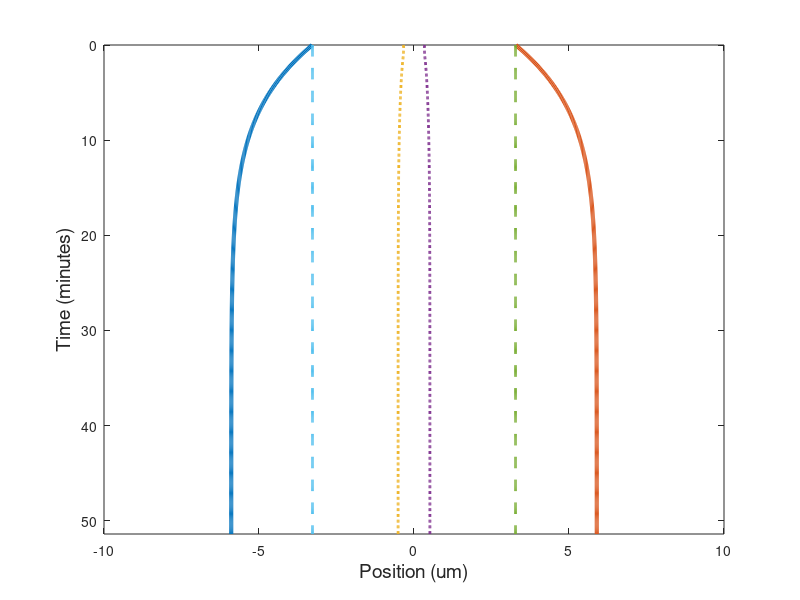
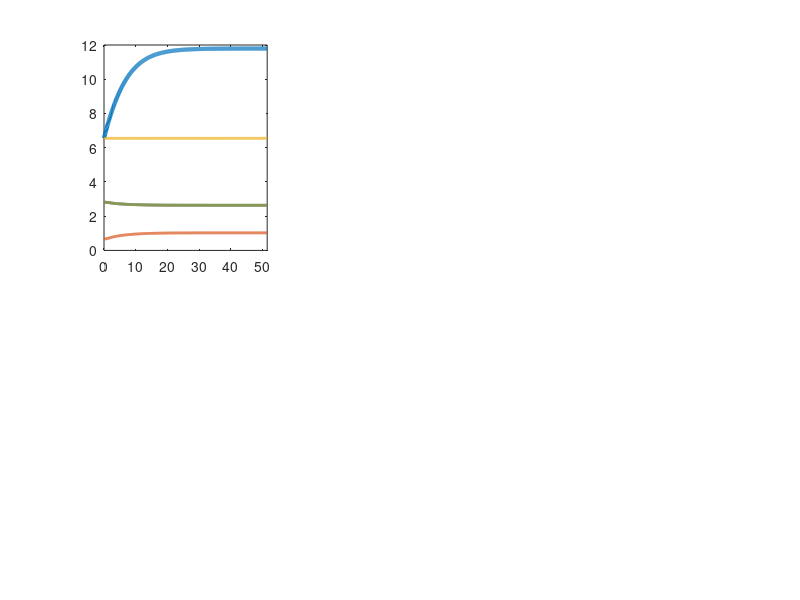

Write the MATLAB code that produced these figures, in order. (Note: this script raises an error after producing the figures.)
clear variables; 


fixed_overlap = true;
dynamic_equil = true;
overlap_length = 6.55;       % um
eta = 33.3;                  % pN*min/um
N_kfl = 1;                   % number of k fibers
N_kfr = 1;                   % number of k fibers
N_bfl = 1;                   % number of bridge fibers
N_bfr = 1;                   % number of bridge fibers
c_m_B = 26;                  % 1/um
c_m_K = 26;                  % 1/um
f_0 = 5;                     % pN    
v_0 = 3;                     % um/min
D_kc = 0.25;                 % um
R0_kc = 0.45;                % um
kappa_0 = 180;               % pN/um  
kappa_m_stretch = 750;       % pN/um^2
kappa_m_compress = 5000;     % pN/um^2
v_0__plus_k_base = 0.678;    % um/min
v_0__plus_b_base = 9.95;     % um/min   
v_0__minus_base = 1.16;      % um/min
l_0__plus_k = 2.3;           % um
l_0__plus_b = 9.4;           % um 
l_0__minus = 20.0;           % um
F_0__plus = 310;             % pN
F_0__minus = 995;            % pN
A_pk = 3.34;                 % unitless
A_pb = 1.0;                  % unitless
A_m = 0.706;                 % unitless

dt = 1e-2;                  % min   
t_run = 600;                 % min
n_datapoints = 6000;


eps_steady = 1e-6;
L_prev = 6.5;
l_kr_prev = 0.5*L_prev - D_kc - R0_kc/2.0;
l_kl_prev = 0.5*L_prev - D_kc - R0_kc/2.0;


L_vs_t = zeros(n_datapoints, 1);
lkl_vs_t = zeros(n_datapoints, 1);
lkr_vs_t = zeros(n_datapoints, 1);
lbl_vs_t = zeros(n_datapoints, 1);
lbr_vs_t = zeros(n_datapoints, 1);
iKC_vs_t = zeros(n_datapoints, 1);
O_BB_vs_t = zeros(n_datapoints, 1);
O_KB_L_vs_t = zeros(n_datapoints, 1);
O_KB_R_vs_t = zeros(n_datapoints, 1);
v_SPBL_vs_t = zeros(n_datapoints, 1);
v_SPBR_vs_t = zeros(n_datapoints, 1);
v_kfl_vs_t = zeros(n_datapoints, 1);
v_kfr_vs_t = zeros(n_datapoints, 1);
v_bfl_vs_t = zeros(n_datapoints, 1);
v_bfr_vs_t = zeros(n_datapoints, 1);
v_mbl_vs_t = zeros(n_datapoints, 1);
v_mkl_vs_t = zeros(n_datapoints, 1);
v_pbl_vs_t = zeros(n_datapoints, 1);
v_pkl_vs_t = zeros(n_datapoints, 1);
wt_Fpkl_vs_t = zeros(n_datapoints, 1);
wt_Fpbl_vs_t = zeros(n_datapoints, 1);
wt_Fmkl_vs_t = zeros(n_datapoints, 1);
wt_Fmbl_vs_t = zeros(n_datapoints, 1);
wt_FmklActual_vs_t = zeros(n_datapoints, 1);
wt_FmblActual_vs_t = zeros(n_datapoints, 1);
wt_Lpkl_vs_t = zeros(n_datapoints, 1);
wt_Lpbl_vs_t = zeros(n_datapoints, 1);
wt_Lmkl_vs_t = zeros(n_datapoints, 1);
wt_Lmbl_vs_t = zeros(n_datapoints, 1);
x_spbl_vs_t = zeros(n_datapoints, 1);
x_spbr_vs_t = zeros(n_datapoints, 1);
x_kcl_vs_t = zeros(n_datapoints, 1);
x_kcr_vs_t = zeros(n_datapoints, 1); 
x_bl_vs_t = zeros(n_datapoints, 1);
x_br_vs_t = zeros(n_datapoints, 1);
f_kcr_vs_t = zeros(n_datapoints, 1);
f_kcl_vs_t = zeros(n_datapoints, 1);
f_bbr_vs_t = zeros(n_datapoints, 1);
f_bbl_vs_t = zeros(n_datapoints, 1);
f_kbr_vs_t = zeros(n_datapoints, 1);
f_kbl_vs_t = zeros(n_datapoints, 1);
f_bkr_vs_t = zeros(n_datapoints, 1);
f_bkl_vs_t = zeros(n_datapoints, 1);
f_kl_vs_t = zeros(n_datapoints, 1);
f_bl_vs_t = zeros(n_datapoints, 1); 
f_kr_vs_t = zeros(n_datapoints, 1);
f_br_vs_t = zeros(n_datapoints, 1);

% for scanning parameter space
%{
v0pk = v_0__plus_k_base;
v0m = v_0__minus_base;
l0pk = l_0__plus_k;
l0m = l_0__minus;
Apk = A_pk;
Am = A_m; 
%for factor = 0.05:0.01:1.95;
for factor_one = 0.05:0.01:1.95 %0.05:0.01:1.95 %0.05:0.01:1.95 %0.05:0.01:1.95%[-1:0.1:1]
    for factor_two = 0.05:0.01:1.95 %0.05:0.01:1.95%[-1:0.1:1]
    dir = "spindle_scan/PaperData/full/Apk_vs_Am/";
    %dir = "spindle_scan/PaperData/full/v0m/";
    name = sprintf("run_%.2f_%.2f", factor_one, factor_two)
    %name = sprintf("run_%.2f", factor)
    %v_0__plus_k_base = v0pk*factor;%_one;
    %v_0__minus_base =  v0m*factor;%_two;
    %l_0__plus_k = l0pk * factor_one; 
    %l_0__minus =  l0m * factor_two;
    A_pk = Apk * factor_one; 
    A_m =  Am * factor_two;
%}

% for synchro plot (used in to generate columns in Fig. 2)
%{
v0pk = v_0__plus_k_base;
v0m = v_0__minus_base;
t_run = 30;                 % min
n_datapoints = 300;
dynamic_equil = false;
colors = [[25 25 112]; [70 130 180]; [175 219 245]]/255;
factor_p = [2.0, 1.0, 0.5];
%factor_p = [1.25, 1.0, 0.8];
fig_synchro = figure('Position',[100 48 480 640], 'Units', 'normalized');
s1 = subplot(2,1,1);
s2 = subplot(2,1,2);
hold on
for i_c = 1:3
    v_0__plus_k_base = v0pk * factor_p(i_c);
    %v_0__minus_base = v0m * factor_m(i_c);
%}

% initial conditions
early_exit = false;
if L_prev > 6.5 && dynamic_equil
    x_spb_l = -L_prev/2.0; 
    x_spb_r = L_prev/2.0;
    L = L_prev; 
    l_k_r = l_kr_prev; 
    l_k_l = l_kl_prev; 
else
    x_spb_l = -3.25;
    x_spb_r = 3.25;
    L = x_spb_r - x_spb_l;
    l_k_r = 0.5*L - D_kc - R0_kc/2.0;
    l_k_l = 0.5*L - D_kc - R0_kc/2.0;
end
l_b_r = 5*L/8; 
l_b_l = 5*L/8; 
if fixed_overlap
    l_b_r = (L+overlap_length) / 2.0;
    l_b_l = (L+overlap_length) / 2.0;
end
v_SPB__R = 0.0;
v_SPB__L = 0.0;
v_bl__minus = 0.0;
v_br__minus = 0.0;
v_kl__minus = 0.0;
v_kr__minus = 0.0;
% numerical integration routine 
n_steps = int32(t_run / dt);
t_pickup = t_run / n_datapoints;
i_data = 0;
n_datapoints_actual = n_datapoints;
t_run_actual = n_datapoints_actual * t_pickup;
for i_step = 1 : 1 : n_steps
    % first, handle geometric parameters
    L = x_spb_r - x_spb_l;
    if L < 0  
        early_exit = true;
    end
    O_BB = max(0, min(l_b_l + l_b_r - L, L)); 
    O_KB__R = max(0, min(l_k_r + l_b_l - L, l_k_r));
    O_KB__L = max(0, min(l_k_l + l_b_r - L, l_k_l));
    dx = L - (l_k_l + l_k_r + 2*D_kc + R0_kc);
    kappa = kappa_0 + (dx > 0)*kappa_m_stretch*dx - (dx < 0)*kappa_m_compress*dx;

    wt_KC__L = (1 + kappa*dx/(N_kfl*F_0__plus));
    wt_KC__R = (1 + kappa*dx/(N_kfr*F_0__plus));

    v_0__plus_bl = v_0__plus_b_base * (A_pb - l_b_l / l_0__plus_b);
    v_0__plus_br = v_0__plus_b_base * (A_pb - l_b_r / l_0__plus_b);
    v_0__plus_kl = v_0__plus_k_base * (A_pk - l_k_l / l_0__plus_k);
    v_0__plus_kr = v_0__plus_k_base * (A_pk - l_k_r / l_0__plus_k);

    v_0__minus_bl = v_0__minus_base * (l_b_l / l_0__minus + A_m);
    v_0__minus_br = v_0__minus_base * (l_b_r / l_0__minus + A_m);
    v_0__minus_kl = v_0__minus_base * (l_k_l / l_0__minus + A_m); 
    v_0__minus_kr = v_0__minus_base * (l_k_r / l_0__minus + A_m);
    
    % convention is v = [v_bl, v_br, v_kl, v_kr, v_spb_L, v_spb_R]
    %                   [v(1), v(2), v(3), v(4), v(5),    v(6)   ]
    func = @(v)[v(1) - (N_bfl*N_bfr*O_BB*c_m_B*f_0*((v(6) - v(5) + v(2))/v_0 - 1) ...
                     - F_0__minus*N_bfl ...
                     + N_bfl*N_kfr*O_KB__R*c_m_K*f_0*((v(6) - v(5) + v(4))/v_0 - 1)) ...
                     /((F_0__minus*N_bfl)/v_0__minus_bl + (N_bfl*N_bfr*O_BB*c_m_B*f_0)/v_0 + (N_bfl*N_kfr*O_KB__R*c_m_K*f_0)/v_0); ...
                v(2) - (F_0__minus*N_bfr ...
                     + N_bfl*N_bfr*O_BB*c_m_B*f_0*((v(5) - v(6) + v(1))/v_0 + 1) ....
                     + N_bfr*N_kfl*O_KB__L*c_m_K*f_0*((v(5) - v(6) + v(3))/v_0 + 1)) ...
                     /((F_0__minus*N_bfr)/v_0__minus_br + (N_bfl*N_bfr*O_BB*c_m_B*f_0)/v_0 + (N_bfr*N_kfl*O_KB__L*c_m_K*f_0)/v_0); ...           
                v(3) - (dx*kappa - F_0__minus*N_kfl ...
                     + N_bfr*N_kfl*O_KB__L*c_m_K*f_0*((v(6) - v(5) + v(2))/v_0 - 1)) ...
                     /((F_0__minus*N_kfl)/v_0__minus_kl + (N_bfr*N_kfl*O_KB__L*c_m_K*f_0)/v_0); ...
                v(4) - (F_0__minus*N_kfr - dx*kappa ...
                     + N_bfl*N_kfr*O_KB__R*c_m_K*f_0*((v(5) - v(6) + v(1))/v_0 + 1)) ...
                     /((F_0__minus*N_kfr)/v_0__minus_kr + (N_bfl*N_kfr*O_KB__R*c_m_K*f_0)/v_0); ...     
                v(5) - (dx*kappa + N_bfl*N_bfr*O_BB*c_m_B*f_0*((v(6) - v(1) + v(2))/v_0 - 1) ...
                     + N_bfr*N_kfl*O_KB__L*c_m_K*f_0*((v(6) + v(2) - v(3))/v_0 - 1) ...
                     + N_bfl*N_kfr*O_KB__R*c_m_K*f_0*((v(6) - v(1) + v(4))/v_0 - 1)) ...
                     /(eta + (N_bfl*N_bfr*O_BB*c_m_B*f_0)/v_0 + (N_bfr*N_kfl*O_KB__L*c_m_K*f_0)/v_0 + (N_bfl*N_kfr*O_KB__R*c_m_K*f_0)/v_0); ...
                v(6) - (N_bfl*N_bfr*O_BB*c_m_B*f_0*((v(5) + v(1) - v(2))/v_0 + 1) ...
                     - dx*kappa + N_bfr*N_kfl*O_KB__L*c_m_K*f_0*((v(5) - v(2) + v(3))/v_0 + 1) ...
                     + N_bfl*N_kfr*O_KB__R*c_m_K*f_0*((v(5) + v(1) - v(4))/v_0 + 1)) ...
                     /(eta + (N_bfl*N_bfr*O_BB*c_m_B*f_0)/v_0 + (N_bfr*N_kfl*O_KB__L*c_m_K*f_0)/v_0 + (N_bfl*N_kfr*O_KB__R*c_m_K*f_0)/v_0)];        
    % use prev values as initial guess
    v0 = [v_bl__minus, v_br__minus, v_kl__minus, v_kr__minus, v_SPB__L, v_SPB__R];
    options = optimset('Display','off', 'Algorithm', 'levenberg-marquardt');
    soln = fsolve(func, v0, options);

    v_bl__minus = soln(1);
    v_br__minus = soln(2);
    v_kl__minus = soln(3);
    v_kr__minus = soln(4);
    v_SPB__L = soln(5);
    v_SPB__R = soln(6);

    % update SPB position
    x_spb_l = x_spb_l + v_SPB__L * dt;
    x_spb_r = x_spb_r + v_SPB__R * dt;
    
    % calculate microtubule growth 
    dl_bl = v_0__plus_bl + v_bl__minus;
    dl_br = v_0__plus_br - v_br__minus;
    if fixed_overlap
        dl_bl = -v_SPB__L;
        dl_br = v_SPB__R;
    end
    dl_kl = v_0__plus_kl*wt_KC__L + v_kl__minus;
    dl_kr = v_0__plus_kr*wt_KC__R - v_kr__minus;
    
    % update microtubule lengths
    l_b_r = max(0, l_b_r + dl_br*dt);
    l_b_l = max(0, l_b_l + dl_bl*dt);
    l_k_r = max(0, l_k_r + dl_kr*dt);
    l_k_l = max(0, l_k_l + dl_kl*dt);

    % check equilibration status
    L_curr = x_spb_r - x_spb_l; 
    delta_L = L_curr - L_prev;
    if L_curr > 60 && delta_L > 0.0 && i_step > 100 && dynamic_equil 
        early_exit = true;
    end
    if abs(delta_L) < eps_steady && i_step > 100 && dynamic_equil 
        early_exit = true;
    end
    if dynamic_equil
        L_prev = L_curr;
        l_kr_prev = l_k_r;
        l_kl_prev = l_k_l;
    end
    % store data
    if mod(double(i_step)*dt, t_pickup) == 0
        i_data = i_data + 1;
        L_vs_t(i_data) = L;
        iKC_vs_t(i_data) = dx + R0_kc + D_kc;
        lbl_vs_t(i_data) = l_b_l;
        lbr_vs_t(i_data) = l_b_r;
        lkl_vs_t(i_data) = l_k_l;
        lkr_vs_t(i_data) = l_k_r;
        O_BB_vs_t(i_data) = O_BB;
        O_KB_L_vs_t(i_data) = O_KB__L;
        O_KB_R_vs_t(i_data) = O_KB__R;
        v_SPBR_vs_t(i_data) = v_SPB__R;
        v_SPBL_vs_t(i_data) = v_SPB__L;
        v_kfl_vs_t(i_data) = v_kl__minus + v_SPB__L;
        v_kfr_vs_t(i_data) = v_kr__minus + v_SPB__R;
        v_bfl_vs_t(i_data) = v_bl__minus + v_SPB__L;
        v_bfr_vs_t(i_data) = v_br__minus + v_SPB__R;
        v_mbl_vs_t(i_data) = v_bl__minus;
        v_mkl_vs_t(i_data) = v_kl__minus;
        v_pbl_vs_t(i_data) = v_0__plus_bl;
        if fixed_overlap
            v_pbl_vs_t(i_data) = -v_SPB__L - v_bl__minus;
        end
        v_pkl_vs_t(i_data)= v_0__plus_kl*wt_KC__L;
        x_spbr_vs_t(i_data) = x_spb_r;
        x_spbl_vs_t(i_data) = x_spb_l;
        x_kcl_vs_t(i_data) = x_spb_l + l_k_l + D_kc/2.0;
        x_kcr_vs_t(i_data) = x_spb_r - l_k_r - D_kc/2.0;
        x_bl_vs_t(i_data) = x_spb_l + l_b_l;
        x_br_vs_t(i_data) = x_spb_r - l_b_r;
        % calculate forces
        F_KCL = kappa*dx;
        F_BBL = -N_bfl*N_bfr*O_BB*c_m_B*f_0*((v_SPB__L - v_SPB__R + v_bl__minus - v_br__minus)/v_0 + 1);
        F_KBL = -N_bfr*N_kfl*O_KB__L*c_m_K*f_0*((v_SPB__L - v_SPB__R - v_br__minus + v_kl__minus)/v_0 + 1);
        F_BKL = -N_bfl*N_kfr*O_KB__R*c_m_K*f_0*((v_SPB__L - v_SPB__R + v_bl__minus - v_kr__minus)/v_0 + 1);
        F_KCR = -kappa*dx;
        F_BBR = N_bfl*N_bfr*O_BB*c_m_B*f_0*((v_SPB__L - v_SPB__R + v_bl__minus - v_br__minus)/v_0 + 1);
        F_KBR = N_bfl*N_kfr*O_KB__R*c_m_K*f_0*((v_SPB__L - v_SPB__R + v_bl__minus - v_kr__minus)/v_0 + 1);
        F_BKR = N_bfr*N_kfl*O_KB__L*c_m_K*f_0*((v_SPB__L - v_SPB__R - v_br__minus + v_kl__minus)/v_0 + 1);
        f_kcl_vs_t(i_data) = F_KCL;
        f_bbl_vs_t(i_data) = F_BBL;
        f_kbl_vs_t(i_data) = F_KBL;
        f_bkl_vs_t(i_data) = F_BKL;
        f_kcr_vs_t(i_data) = F_KCR;
        f_bbr_vs_t(i_data) = F_BBR;
        f_kbr_vs_t(i_data) = F_KBR;
        f_bkr_vs_t(i_data) = F_BKR;
        f_bl_vs_t(i_data) = F_BBL + F_BKL;
        f_kl_vs_t(i_data) = F_KBL + F_KCL;
        f_br_vs_t(i_data) = F_BBR + F_BKR;
        f_kr_vs_t(i_data) = F_KBR + F_KCR;
        wt_Fpkl_vs_t(i_data) = wt_KC__L;
        wt_Fpbl_vs_t(i_data) = 1.0;
        wt_Fmkl_vs_t(i_data) = (1 - (F_KBL + F_KCL)/F_0__minus);
        wt_Fmbl_vs_t(i_data) = (1 - (F_BBL + F_BKL)/F_0__minus);
        wt_FmklActual_vs_t(i_data) = -v_kl__minus / v_0__minus_kl;
        wt_FmblActual_vs_t(i_data) = -v_bl__minus / v_0__minus_bl;
        wt_Lpkl_vs_t(i_data) = v_0__plus_kl/v_0__plus_k_base;
        wt_Lpbl_vs_t(i_data) = v_0__plus_bl/v_0__plus_b_base;
        if fixed_overlap
            wt_Lpbl_vs_t(i_data) = 1.0;
        end
        wt_Lmkl_vs_t(i_data) = v_0__minus_kl/v_0__minus_base;
        wt_Lmbl_vs_t(i_data) = v_0__minus_bl/v_0__minus_base;
        if early_exit
            n_datapoints_actual = i_data;
            t_run_actual = n_datapoints_actual * t_pickup;
            fprintf("Equil. time is %g\n", i_data*t_pickup);
            break;
        end
    end
end
%}

% Create a pseudo-kymograph to show system evolution over time
kymo = figure('Position', [50 50 405 540]);
plot(x_spbl_vs_t(1:n_datapoints_actual),linspace(0, t_run_actual, n_datapoints_actual), 'Linewidth', 3);
hold on
plot(x_spbr_vs_t(1:n_datapoints_actual),linspace(0, t_run_actual, n_datapoints_actual), 'Linewidth', 3); 
plot(x_kcl_vs_t(1:n_datapoints_actual),linspace(0, t_run_actual, n_datapoints_actual), 'Linewidth', 2, 'LineStyle',':');
plot(x_kcr_vs_t(1:n_datapoints_actual),linspace(0, t_run_actual, n_datapoints_actual), 'Linewidth', 2, 'LineStyle',':');
plot(x_bl_vs_t(1:n_datapoints_actual),linspace(0, t_run_actual, n_datapoints_actual), 'Linewidth', 2, 'LineStyle','--');
plot(x_br_vs_t(1:n_datapoints_actual),linspace(0, t_run_actual, n_datapoints_actual), 'Linewidth', 2,  'LineStyle','--'); 
set(gca, 'YDir','reverse');
ylabel("Time (minutes)", 'FontSize', 14);
xlabel("Position (um)", 'FontSize', 14);
xlim([-10 10]);
ylim([0 t_run_actual]);
%}

% Plot relevant simulation stats as they evolve over time
comp = figure('Position',[100 48 1120 550], 'Units', 'normalized');
subplot(2, 3, 1)
plot(linspace(0, t_run_actual, n_datapoints_actual), L_vs_t(1:n_datapoints_actual), 'LineWidth', 3);
hold on; 
plot(linspace(0, t_run_actual, n_datapoints_actual), iKC_vs_t(1:n_datapoints_actual), 'Linewidth', 2);
plot(linspace(0, t_run_actual, n_datapoints_actual), O_BB_vs_t(1:n_datapoints_actual), 'LineWidth', 2);
plot(linspace(0, t_run_actual, n_datapoints_actual), O_KB_R_vs_t(1:n_datapoints_actual), 'LineWidth', 2);
plot(linspace(0, t_run_actual, n_datapoints_actual), O_KB_L_vs_t(1:n_datapoints_actual), 'LineWidth', 2);
%ylim([0 20]);
xlim([0 t_run_actual]);
xlabel("Time (minutes)", FontSize=14);
ylabel("Distance (microns)", FontSize=14);
legendLabel = {"L", "iKC", "O_C", "O_R", "O_L"};
legend(legendLabel, 'location' , 'northeastoutside', 'FontSize', 11);
hsp1 = get(gca, 'Position');                 
set(gca, 'Position', [hsp1(1:2) 0.15 hsp1(4)]) 
subplot(2, 3, 2)
plot(linspace(0, t_run_actual, n_datapoints_actual), f_kl_vs_t(1:n_datapoints_actual), 'LineWidth', 2);
hold on
plot(linspace(0, t_run_actual, n_datapoints_actual), f_bl_vs_t(1:n_datapoints_actual), 'LineWidth', 2);
plot(linspace(0, t_run_actual, n_datapoints_actual), f_kcl_vs_t(1:n_datapoints_actual), ':', 'LineWidth', 2);
plot(linspace(0, t_run_actual, n_datapoints_actual), f_bbl_vs_t(1:n_datapoints_actual), ':', 'Linewidth', 2);
plot(linspace(0, t_run_actual, n_datapoints_actual), f_kbl_vs_t(1:n_datapoints_actual), '-.', 'Linewidth', 2);
plot(linspace(0, t_run_actual, n_datapoints_actual), f_bkl_vs_t(1:n_datapoints_actual), '--', 'Linewidth', 2);
%ylim([-175 175]);
xlim([0 t_run_actual]);
yline(0, ':', 'LineWidth', 1.5)
xlabel("Time (minutes)", FontSize=14);
ylabel("Force (pN)", FontSize=14);
legendLabel = {"F_{kl}", "F_{bl}", "F_{kcl}", "F_{bbl}", "F_{kbl}", "F_{bkl}"};%, "F_{xll}"};
legend(legendLabel, 'location' , 'northeastoutside', 'FontSize', 11);
hsp1 = get(gca, 'Position');                 
set(gca, 'Position', [hsp1(1:2) 0.15 hsp1(4)]) 
subplot(2, 3, 3)
plot(linspace(0, t_run_actual, n_datapoints_actual),lkl_vs_t(1:n_datapoints_actual), 'LineWidth', 2);
hold on
plot(linspace(0, t_run_actual, n_datapoints_actual),lbl_vs_t(1:n_datapoints_actual), 'LineWidth', 2);
yline(l_0__plus_k*A_pk, '--', 'LineWidth', 1.5, 'Color', [0 0.4470 0.7410]);
yline(l_0__plus_b*A_pb, '--', 'LineWidth', 1.5, 'Color', [0.8500 0.3250 0.0980]);
%ylim([0 15]);
xlim([0 t_run_actual]);
xlabel("Time (minutes)", FontSize=14);
ylabel("Length (microns)", FontSize=14);
legendLabel = {"l_{kl}", "l_{bl}", "l_{0k}", "l_{0b}"};
legend(legendLabel, 'location' , 'northeastoutside', 'FontSize', 11);
hsp1 = get(gca, 'Position');                 
set(gca, 'Position', [hsp1(1:2) 0.15 hsp1(4)]) 
subplot(2, 3, 4)
plot(linspace(0, t_run_actual, n_datapoints_actual),v_SPBL_vs_t(1:n_datapoints_actual), 'LineWidth', 2, 'Color', [0 0 0 ]);
hold on
plot(linspace(0, t_run_actual, n_datapoints_actual),v_kfl_vs_t(1:n_datapoints_actual), '--', 'Linewidth', 2, 'Color', [0 0.4470 0.7410]);
plot(linspace(0, t_run_actual, n_datapoints_actual),v_bfl_vs_t(1:n_datapoints_actual), '--', 'Linewidth', 2, 'Color', [0.8500 0.3250 0.0980]);
plot(linspace(0, t_run_actual, n_datapoints_actual),v_mkl_vs_t(1:n_datapoints_actual), 'Linewidth', 2, 'Color', [0 0.4470 0.7410]);
plot(linspace(0, t_run_actual, n_datapoints_actual),v_mbl_vs_t(1:n_datapoints_actual), 'Linewidth', 2, 'Color', [0.8500 0.3250 0.0980]);
plot(linspace(0, t_run_actual, n_datapoints_actual),v_pkl_vs_t(1:n_datapoints_actual), ':', 'Linewidth', 2, 'Color', [0 0.4470 0.7410]);
plot(linspace(0, t_run_actual, n_datapoints_actual),v_pbl_vs_t(1:n_datapoints_actual), ':', 'Linewidth', 2, 'Color', [0.8500 0.3250 0.0980]);
%ylim([-3 3]);
xlim([0 t_run_actual]);
xlabel("Time (minutes)", 'FontSize', 14);
ylabel("Velocity (micron/min)", 'FontSize', 14);
legendLabel = {"v^{l}_{c}", "v_{kfl}", "v_{bfl}", "v^{-}_{kl}", "v^{-}_{bl}", "v^{+}_{kl}", "v^{+}_{bl}"};
legend(legendLabel, 'location' , 'northeastoutside', 'FontSize', 11);
hsp1 = get(gca, 'Position');                 
set(gca, 'Position', [hsp1(1:2) 0.15 hsp1(4)]) 
subplot(2, 3, 5)
plot(linspace(0, t_run_actual, n_datapoints_actual), wt_Fmkl_vs_t(1:n_datapoints_actual), 'LineWidth', 2, 'Color', [0 0.4470 0.7410]);
hold on; 
plot(linspace(0, t_run_actual, n_datapoints_actual), wt_Fpkl_vs_t(1:n_datapoints_actual), ':', 'Linewidth', 2, 'Color', [0 0.4470 0.7410]);
plot(linspace(0, t_run_actual, n_datapoints_actual), wt_Fmbl_vs_t(1:n_datapoints_actual), 'LineWidth', 2, 'Color', [0.8500 0.3250 0.0980]);
plot(linspace(0, t_run_actual, n_datapoints_actual), wt_Fpbl_vs_t(1:n_datapoints_actual), ':', 'LineWidth', 2, 'Color', [0.8500 0.3250 0.0980]);
%plot(linspace(0, t_run, n_datapoints), wt_FmklActual_vs_t, ':', 'LineWidth', 2, 'Color', [0 0 0]);
%plot(linspace(0, t_run, n_datapoints), wt_FmblActual_vs_t, ':', 'LineWidth', 2, 'Color', [0 0 0]/2.0);
%yline(1, '--','LineWidth', 1, 'Color', [0.25 0.25 0.25]);
%ylim([0.8 1.2]);
xlim([0 t_run_actual]);
xlabel("Time (minutes)", FontSize=14);
ylabel("F-dep. factor (unitless)", FontSize=14);
legendLabel = {"wt F^{-}_{kl}", "wt F^{+}_{kl}", "wt F^{-}_{bl}", "wt F^{+}_{bl}"};
legend(legendLabel, 'location' , 'northeastoutside', 'FontSize', 11);
hsp1 = get(gca, 'Position');                 
set(gca, 'Position', [hsp1(1:2) 0.15 hsp1(4)]) 
subplot(2, 3, 6)
plot(linspace(0, t_run_actual, n_datapoints_actual), wt_Lmkl_vs_t(1:n_datapoints_actual), 'LineWidth', 2, 'Color', [0 0.4470 0.7410]);
hold on
plot(linspace(0, t_run_actual, n_datapoints_actual), wt_Lpkl_vs_t(1:n_datapoints_actual), ':', 'Linewidth', 2, 'Color', [0 0.4470 0.7410]);
plot(linspace(0, t_run_actual, n_datapoints_actual), wt_Lmbl_vs_t(1:n_datapoints_actual), 'LineWidth', 2, 'Color', [0.8500 0.3250 0.0980]);
plot(linspace(0, t_run_actual, n_datapoints_actual), wt_Lpbl_vs_t(1:n_datapoints_actual), ':', 'LineWidth', 2, 'Color', [0.8500 0.3250 0.0980]);
yline(1, '--','LineWidth', 1, 'Color', [0.25 0.25 0.25]);
%ylim([0.5 1.5]);
xlim([0 t_run_actual]);
xlabel("Time (minutes)", FontSize=14);
ylabel("L-dep. factor (unitless)", FontSize=14);
legendLabel = {"wt L^{-}_{kl}", "wt L^{+}_{kl}", "wt L^{-}_{bl}", "wt L^{+}_{bl}"};
legend(legendLabel, 'location' , 'northeastoutside', 'FontSize', 11);
hsp1 = get(gca, 'Position');                 
set(gca, 'Position', [hsp1(1:2) 0.15 hsp1(4)]) 
%}

%% synchro plot -- used to create columns in Fig. 2
%{
fontSize = 14;
%hold on
axes(s1);
hold on
plot(linspace(0, t_run_actual, n_datapoints_actual), L_vs_t(1:n_datapoints_actual), 'LineWidth', 3, 'Color', colors(i_c, :));
ylabel("Distance (um)", FontSize=fontSize);
ylim([0 15]);
xlim([0 30]);
if i_c == 3
    legendLabel = {'v_0^+ > v_0^-';'v_0^+ = v_0^-';'v_0^+ < v_0^-';};
    legend(legendLabel, 'location', 'northeast', 'AutoUpdate','off');
end
buffer = 0.15;
s1.Position(1) = buffer;
s1.Position(2) = 0.4 + buffer;
s1.Position(3) = 1.0 - 1.5*buffer;  
s1.Position(4) = 0.4;
ax = gca;
ax.FontSize = fontSize;
ax.FontName = "Arial";
axes(s2);
hold on
plot(linspace(0, t_run_actual, n_datapoints_actual),abs(v_pkl_vs_t(1:n_datapoints_actual)), '--', 'Linewidth', 2, 'Color', colors(i_c, :));%[0 0.4470 0.7410]);
plot(linspace(0, t_run_actual, n_datapoints_actual),abs(v_mkl_vs_t(1:n_datapoints_actual)), ':','Linewidth', 2, 'Color', colors(i_c, :));%[0 0.4470 0.7410]);
%plot(linspace(0, t_run_actual, n_datapoints_actual),abs(v_mbl_vs_t(1:n_datapoints_actual)), '--', 'Linewidth', 2, 'Color', 'g');%[0.8500 0.3250 0.0980]);
%plot(linspace(0, t_run_actual, n_datapoints_actual),abs(v_pbl_vs_t(1:n_datapoints_actual)), ':', 'Linewidth', 2, 'Color', 'g');%[0.8500 0.3250 0.0980]);
ylabel("Velocity (um/min)", 'FontSize', fontSize);
xlabel("Time (minutes)");
ylim([0.75 1.75]);
xlim([0 30]);
if i_c == 2
    legendLabel = {'v^+'; 'v^-'};
    legend(legendLabel, 'location', 'northeast', 'AutoUpdate','off');
end
s2.Position(1) = s1.Position(1);
s2.Position(2) = buffer/1.5;
s2.Position(3) = s1.Position(3);
s2.Position(4) = s1.Position(4);
ax = gca;
ax.FontSize = fontSize;
ax.FontName = "Arial";
hold off
drawnow;
if i_c == 3
   %exportgraphics(gcf, "plot_plusLDep_2.0_1.0_0.5.pdf")   
   exportgraphics(gcf, "plot_noLDep_1.25_1.0_0.8.pdf")
end
end
%}
%%
% output data
L = L_vs_t(n_datapoints_actual);
O_BB = O_BB_vs_t(n_datapoints_actual);
O_KB_L = O_KB_L_vs_t(n_datapoints_actual);
O_KB_R = O_KB_R_vs_t(n_datapoints_actual);
l_kl = lkl_vs_t(n_datapoints_actual);
l_kr = lkr_vs_t(n_datapoints_actual);
l_bl = lbl_vs_t(n_datapoints_actual);
l_br = lbr_vs_t(n_datapoints_actual);
KC_stretch = iKC_vs_t(n_datapoints_actual);
v_centro_L = v_SPBL_vs_t(n_datapoints_actual);
v_centro_R = v_SPBR_vs_t(n_datapoints_actual);
v_kfl = v_kfl_vs_t(n_datapoints_actual);
v_kfr = v_kfr_vs_t(n_datapoints_actual);
v_bfl = v_bfl_vs_t(n_datapoints_actual);
v_bfr = v_bfr_vs_t(n_datapoints_actual);
v_mkl = v_mkl_vs_t(n_datapoints_actual);
v_mbl = v_mbl_vs_t(n_datapoints_actual);
v_pkl = v_pkl_vs_t(n_datapoints_actual);
v_pbl = v_pbl_vs_t(n_datapoints_actual);
f_kcl = f_kcl_vs_t(n_datapoints_actual);
f_bbl = f_bbl_vs_t(n_datapoints_actual);
f_kbl = f_kbl_vs_t(n_datapoints_actual);
f_bkl = f_bkl_vs_t(n_datapoints_actual);
f_kcr = f_kcr_vs_t(n_datapoints_actual);
f_bbr = f_bbr_vs_t(n_datapoints_actual);
f_kbr = f_kbr_vs_t(n_datapoints_actual);
f_bkr = f_bkr_vs_t(n_datapoints_actual);
f_br = f_br_vs_t(n_datapoints_actual);
f_bl = f_bl_vs_t(n_datapoints_actual);
f_kr = f_kr_vs_t(n_datapoints_actual);
f_kl = f_kl_vs_t(n_datapoints_actual);
wt_f_pbl = wt_Fpbl_vs_t(n_datapoints_actual);
wt_f_pkl = wt_Fpkl_vs_t(n_datapoints_actual);
wt_f_mbl = wt_Fmbl_vs_t(n_datapoints_actual);
wt_f_mkl = wt_Fmkl_vs_t(n_datapoints_actual);
wt_f_mbl_act = wt_FmblActual_vs_t(n_datapoints_actual);
wt_f_mkl_act = wt_FmklActual_vs_t(n_datapoints_actual);
wt_l_pbl = wt_Lpbl_vs_t(n_datapoints_actual);
wt_l_pkl = wt_Lpkl_vs_t(n_datapoints_actual);
wt_l_mbl = wt_Lmbl_vs_t(n_datapoints_actual);
wt_l_mkl = wt_Lmkl_vs_t(n_datapoints_actual);
fprintf("%g | %g | %g | %g | %g  (%g)\n", L, O_BB, KC_stretch, v_kfr, v_bfr, f_bl)

% save data to file -- used for parameter scans
%{
t_window = 5;
n_window = ceil(n_datapoints * t_window/t_run);
v_avg = mean(v_SPBR_vs_t(1:n_window));
t_eq = n_datapoints_actual * t_pickup;
params = table(...
    fixed_overlap, dynamic_equil, overlap_length, eta, N_kfl, N_kfr, N_bfl, N_bfr, c_m_B, c_m_K, f_0, v_0, D_kc, R0_kc, ...
    kappa_0, kappa_m_stretch, kappa_m_compress, v_0__plus_k_base, v_0__plus_b_base, v_0__minus_base, l_0__plus_k, l_0__plus_b, l_0__minus, ...
    F_0__plus, F_0__minus, A_pk, A_pb, A_m, dt, t_run, n_datapoints, 'VariableNames', ...
    {'fixed_overlap', 'dynamic_equil', 'overlap_length', 'eta', 'N_kfl', 'N_kfr', 'N_bfl', 'N_bfr', 'c_m_B','c_m_K', 'f_0', 'v_0', 'D_kc', 'R0_kc', ...
    'kappa0', 'kappa_m_stretch', 'kappa_m_compress', 'v_0__plus_k_base', 'v_0__plus_b_base', 'v_0__minus_base', 'l_0__plus_k', 'l_0__plus_b', 'l_0__minus', ...
    'F_0__plus', 'F_0__minus', 'A_pk', 'A_pb', 'A_m', 'dt', 't_run', 'n_datapoints'});
writetable(rows2vars(params), dir + "params_" + name + ".txt", 'Delimiter', '\t');
output = table(...
    L, O_BB, O_KB_L, O_KB_R, l_kl, l_kr, l_bl, l_br, KC_stretch, ...
    v_centro_L, v_centro_R, v_kfl, v_kfr, v_bfl, v_bfr, v_mkl, v_mbl, v_pkl, v_pbl, ...
    f_kcl, f_bbl, f_kbl, f_bkl, f_kcr, f_bbr, f_kbr, f_bkr, f_br, f_bl, f_kr, f_kl, ...
    wt_f_pbl, wt_f_pkl, wt_f_mbl, wt_f_mkl, wt_f_mbl_act, wt_f_mkl_act, wt_l_pbl, wt_l_pkl, wt_l_mbl, wt_l_mkl,...
    v_avg, t_eq, 'VariableNames', ...
    {'L', 'O_BB', 'O_KB_L', 'O_KB_R', 'l_kl', 'l_kr', 'l_bl', 'l_br', 'KC_stretch', ...
    'v_c_L', 'v_c_R', 'v_kfl', 'v_kfr', 'v_bfl', 'v_bfr', 'v_mkl', 'v_mbl', 'v_pkl', 'v_pbl', ...
    'f_kcl', 'f_bbl', 'f_kbl', 'f_bkl', 'f_kcr', 'f_bbr', 'f_kbr', 'f_bkr', 'f_br', 'f_bl', 'f_kr', 'f_kl', ...
    'wt_f_pbl', 'wt_f_pkl', 'wt_f_mbl', 'wt_f_mkl', 'wt_f_mbl_act', 'wt_f_mkl_act', 'wt_l_pbl', 'wt_l_pkl', 'wt_l_mbl', 'wt_l_mkl', ...
    'v_avg','t_eq'});
writetable(rows2vars(output), dir + "stats_" + name + ".txt", 'Delimiter', '\t');
%saveas(kymo, dir + "kymo_" + name + ".png", 'png');
%saveas(comp, dir + "comp_" + name + ".png", 'png');
%close(kymo);
%close(comp);
    end
end
%}
